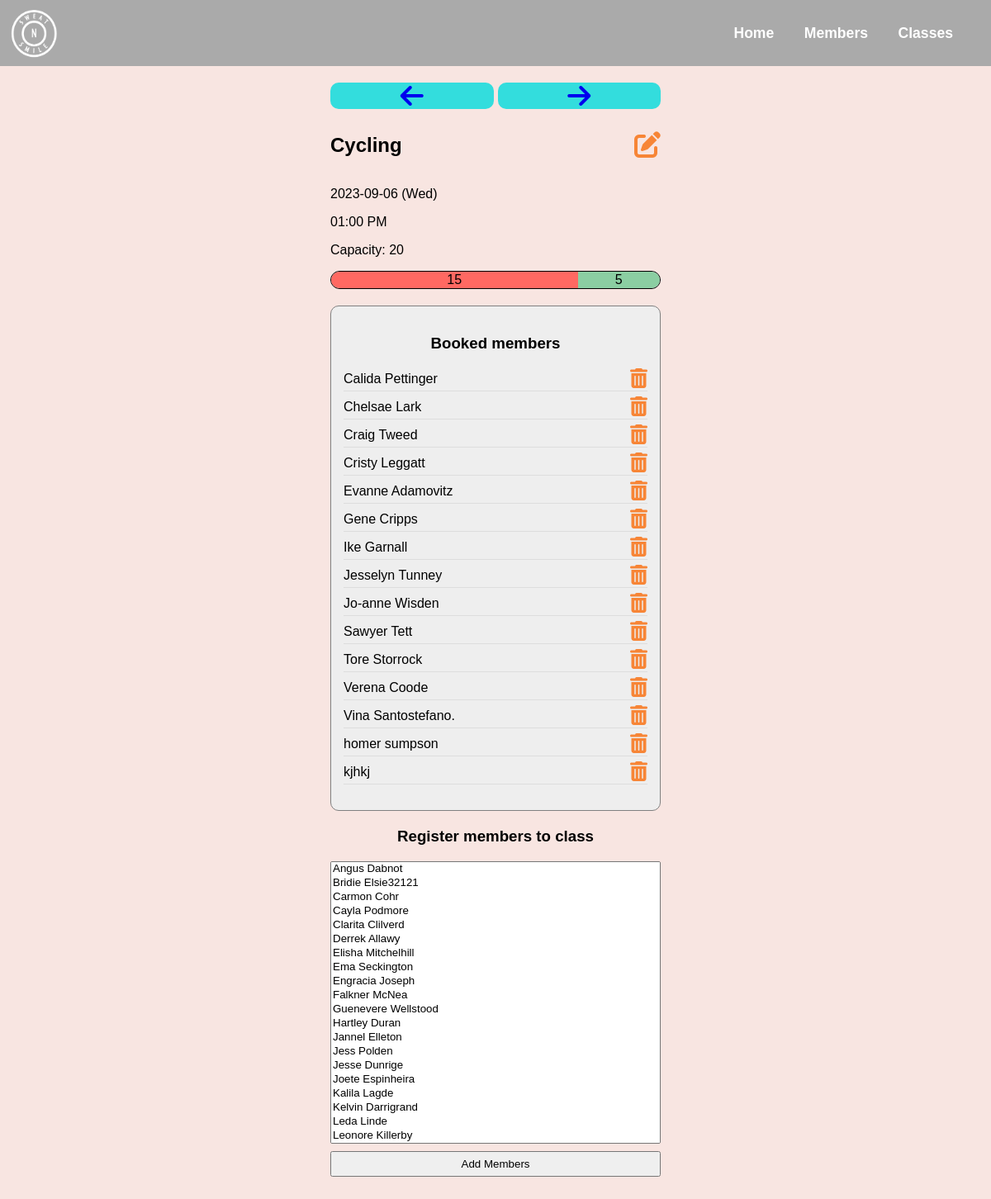
The app's page /classes/3 with its own data.
### tables this page shows
CREATE TABLE classes(
	id INTEGER PRIMARY KEY AUTOINCREMENT,
	name VARCHAR(255) NOT NULL,
	event_time TIMESTAMP NOT NULL,
	capacity INTEGER NOT NULL
);

CREATE TABLE members(
	id INTEGER PRIMARY KEY AUTOINCREMENT,
	name VARCHAR(255) NOT NULL,
	date_of_birth DATE NOT NULL,
	membertype_id INTEGER REFERENCES membertypes(id) ON DELETE CASCADE
);

### controllers/gymclass_controller.py (the view)
@gymclass_blueprint.route("/classes/<id>")
def show_gymclass(id):
	gymclass = gymclass_repository.select(id)
	if gymclass is None:
		return render_template("/404.html")
	booked_members = gymclass_repository.select_booked_members_for_class(gymclass.id)
	all_members = member_repository.select_all()
	unbooked_members = [m for m in all_members if m.id not in [b.id for b in booked_members]]
	unbooked_members.sort(key=lambda x: x.name)
	return render_template("/classes/show.html",
		id = id,
		total_classes = gymclass_repository.number_of_classes(),
		gymclass=gymclass,
		booked_members=booked_members,
		unbooked_members=unbooked_members )

### db/run_sql.py (called while the page is built)
def run_sql(sql, values = None):
	results = []
	sql = sql.replace("%s", "?")
	if values is None:
		values = []
	values = tuple(values)
	with sqlite3.connect(db_path) as con:
		con.row_factory = sqlite3.Row	# ensures the results are placed into a dict with the column names as the key. without this
		cur = con.cursor()				# the results are just a list of values with no indication what column they relate to
		cur.execute(sql, values)
		results = cur.fetchall()
	return results

### repositories/gymclass_repository.py (called while the page is built)
def select(id):
	gymclass = None
	sql = "SELECT * FROM classes WHERE id = %s"
	values = [id]
	results = run_sql(sql, values)
	if len(results) > 0:
		result = results[0]
		gymclass = Gymclass(result["name"], result["event_time"], result["capacity"], result['id'])
	return gymclass

def number_of_classes():
	sql = "SELECT COUNT(*) as count FROM classes;"
	results = run_sql(sql)
	return results[0]["count"]

def select_booked_members_for_class(id):
	members = []
	sql = '''SELECT *
			FROM classes
			JOIN bookings
			    ON classes.id = bookings.class_id
			JOIN members
			    ON members.id = bookings.member_id
			WHERE classes.id = %s
			ORDER BY members.name;
			'''
	values = [id]
	results = run_sql(sql, values)
	for result in results:
		member = member_repository.select(result["member_id"])
		members.append(member)
	return members

### repositories/member_repository.py (called while the page is built)
def select_all():
	members = []
	sql = "SELECT * FROM members ORDER BY name;"
	results = run_sql(sql)
	for result in results:
		membertype = membertype_repository.select(result["membertype_id"])
		member = Member(result["name"], result["date_of_birth"], membertype, result["id"])
		members.append(member)
	return members

def select(id):
	member = None
	sql = "SELECT * FROM members WHERE id = %s"
	values = [id]
	results = run_sql(sql, values)
	if len(results) > 0:
		result = results[0]
		membertype = membertype_repository.select(result["membertype_id"])
		member = Member(result["name"], result["date_of_birth"], membertype, result["id"])
	return member

### repositories/membertype_repository.py (called while the page is built)
def select(id):
	membertype = None
	sql = "SELECT * FROM membertypes WHERE id = %s"
	values = [id]
	results = run_sql(sql, values)
	if len(results) > 0:
		result = results[0]
	membertype = MemberType(result["name"], result["id"])
	return membertype

### templates/classes/show.html (shortened to what this page needs)
{% extends "base.html" %}
{% block content %}
	<div class="content">
		<div class="arrows">
			<a href="/classes/{{id|int - 1}}"
				><div><i class="fa-solid fa-arrow-left fa-2x"></i></div></a>
			<a href="/classes/{{id|int + 1}}"
				><div><i class="fa-solid fa-arrow-right fa-2x"></i></div></a>
		</div>
		<div class="show-details">
			<header>
				<h2>{{gymclass.name}}</h2>
				<a href="/classes/{{gymclass.id}}/edit"><i class="fas fa-edit fa-2xl"></i></a>
			</header>
			<p>{{gymclass.event_time.strftime('%Y-%m-%d (%a)')}}</p>
			<p>{{gymclass.event_time.strftime('%I:%M %p')}}</p>
			<p>Capacity: {{gymclass.capacity}}</p>
			{% set available = booked_members|length %}
			{% set remaining = gymclass.capacity - booked_members|length %}
			<div class="availability">
				<div class="booked" style="flex: {{available}};">
					{% if available > 0 %}
						{{available}}
					{% endif %}
				</div>
				<div class="remaining" style="flex: {{remaining}};">
					{% if remaining > 0 %}
						{{remaining}}
					{% endif %}
				</div>
			</div>
		<div class="booked-members-list">
			<h3>Booked members</h3>
			<ul>
				{% for m in booked_members %}
					<li>{{m.name}} <a href="/classes/{{gymclass.id}}/remove/{{m.id}}"><i class="fa-solid fa-trash-can fa-xl"></i></a></li>
				{% endfor %}
			</ul>
		</div>
		<div class="unbooked-members-list">
			<h3>Register members to class</h3>
			<form action="/classes/{{gymclass.id}}/register" method="POST">
				<select multiple id="memberlist" name="memberlist" size="20">
					{% for m in unbooked_members %}
						<option value="{{m.id}}">{{m.name}}</option>
					{% endfor %}
				</select>
				<button type="submit">Add Members</button>
			</form>
		</div>
	</div>
{% endblock %}

### static/style.css (style rules this page uses)
body { font-family: "Helvetica", arial, sans-serif; font-size: 16px; margin: 0; background-color: #f8e5e1 ; }
div.content { width: 400px; margin: auto; }
div.content > div.arrows { display: flex; justify-content: stretch; align-items: center; gap: 5px; }
div.arrows > a { flex: 5; display: flex; justify-content: center; align-items: center; background-color: #3dd; border-radius: 10px; }
div.availability { display: flex; height: 20px; background-color: #CCC; border: 1px solid black; border-radius: 20px; overflow: hidden; }
div.availability > div.booked { background-color: #FF6962; display: flex; justify-content: center; align-items: center; }
div.availability > div.remaining { background-color: #8BCEA2; display: flex; justify-content: center; align-items: center; }
div.booked-members-list ul { padding-left: 0; list-style-type: none; }
div.booked-members-list i { color: #f78536; }
div.booked-members-list li { display: flex; align-items: center; justify-content: space-between; border-bottom: 1px solid #DDD; margin: 5px 0; padding: 5px 0; }
div.show-details > header { display: flex; justify-content: space-between; align-items: center; margin-top: 10px; }
div.show-details > header i { color: #f78536; }
a { text-decoration: none; }
div.unbooked-members-list > form > button, div.content > form button { margin-top: 8px; padding: 6px;: }
div.unbooked-members-list > form > select, div.unbooked-members-list > form > button { width: 100%; }
div.booked-members-list h3, div.unbooked-members-list h3 { text-align: center; }
div.booked-members-list { margin: 20px 0; padding: 15px; border: 1px solid gray; border-radius: 10px; background-color: #eee; }

### records on screen
classes: name "Cycling", capacity "20"
members: name "Calida Pettinger"
members: name "Chelsae Lark"
members: name "Craig Tweed"
members: name "Cristy Leggatt"
members: name "Evanne Adamovitz"
members: name "Gene Cripps"
members: name "Ike Garnall"
members: name "Jesselyn Tunney"
members: name "Jo-anne Wisden"
members: name "Sawyer Tett"
members: name "Tore Storrock"
members: name "Verena Coode"
members: name "Vina Santostefano."
members: name "homer sumpson"
members: name "kjhkj"

### other values on screen
{{ gymclass.event_time.strftime('%Y-%m-%d (%a)') }} "2023-09-06 (Wed)"
{{ gymclass.event_time.strftime('%I:%M %p') }} "01:00 PM"
{{ available }} "15"
{{ remaining }} "5"
